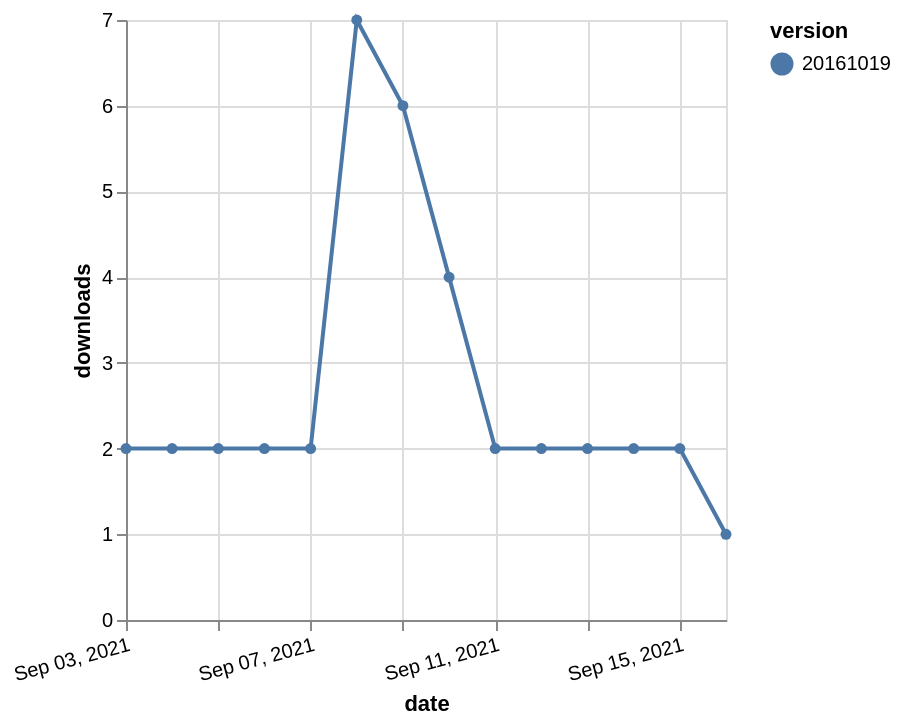

Specify this chart in Vega-Lite:
### Vega-Lite specification from a JSON file in a GitHub repository (floating-point values rounded to 4 significant figures)
{"$schema": "https://vega.github.io/schema/vega-lite/v5.json", "description": "A simple bar chart with embedded data.", "data": {"values": [{"date": "2021-09-03", "total": 4003, "delta": 2, "version": "20161019"}, {"date": "2021-09-04", "total": 4005, "delta": 2, "version": "20161019"}, {"date": "2021-09-05", "total": 4007, "delta": 2, "version": "20161019"}, {"date": "2021-09-06", "total": 4009, "delta": 2, "version": "20161019"}, {"date": "2021-09-07", "total": 4011, "delta": 2, "version": "20161019"}, {"date": "2021-09-08", "total": 4018, "delta": 7, "version": "20161019"}, {"date": "2021-09-09", "total": 4024, "delta": 6, "version": "20161019"}, {"date": "2021-09-10", "total": 4028, "delta": 4, "version": "20161019"}, {"date": "2021-09-11", "total": 4030, "delta": 2, "version": "20161019"}, {"date": "2021-09-12", "total": 4032, "delta": 2, "version": "20161019"}, {"date": "2021-09-13", "total": 4034, "delta": 2, "version": "20161019"}, {"date": "2021-09-14", "total": 4036, "delta": 2, "version": "20161019"}, {"date": "2021-09-15", "total": 4038, "delta": 2, "version": "20161019"}, {"date": "2021-09-16", "total": 4039, "delta": 1, "version": "20161019"}]}, "width": "container", "mark": {"type": "line", "point": {"filled": true}}, "encoding": {"x": {"field": "date", "type": "temporal", "timeUnit": "yearmonthdate", "title": "date", "axis": {"labelAngle": -15}}, "y": {"field": "delta", "type": "quantitative", "title": "downloads"}, "color": {"field": "version", "type": "nominal"}, "tooltip": {"field": "delta"}}}
